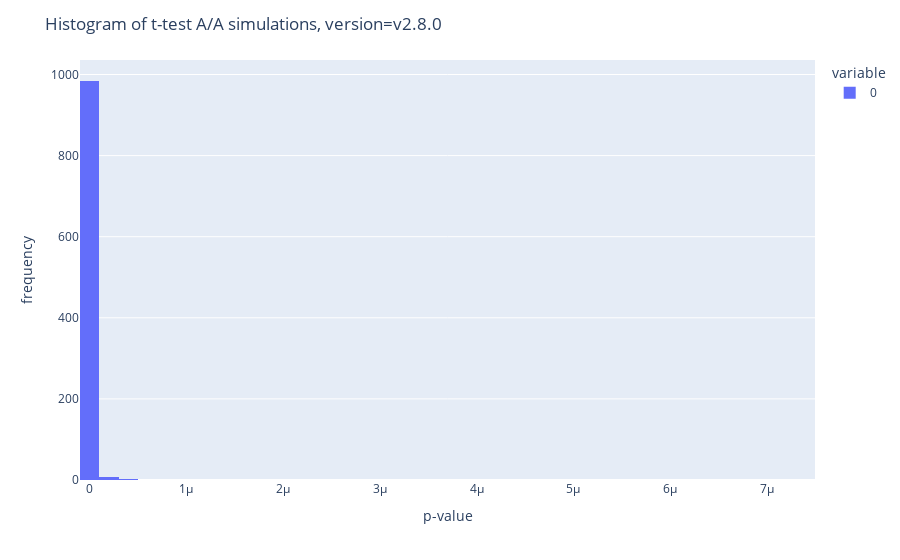

The notebook cell this image was saved under:
### Code cell
ver(data_0, data_1,'v2.8.0')

### Figure 1 — Plotly figure (JSON) as saved in the notebook; plotly's stock layout.template omitted (floating-point values rounded to 4 significant figures; data arrays with more than 128 entries replaced by an {"elided": "..."} marker saying what was removed)
{"data": [{"alignmentgroup": "True", "bingroup": "x", "hovertemplate": "variable=0<br>value=%{x}<br>count=%{y}<extra></extra>", "legendgroup": "0", "marker": {"color": "#636efa", "pattern": {"shape": ""}}, "name": "0", "nbinsx": 50, "offsetgroup": "0", "orientation": "v", "showlegend": true, "type": "histogram", "x": {"elided": "1000 float values"}, "xaxis": "x", "yaxis": "y"}], "layout": {"barmode": "relative", "legend": {"title": {"text": "variable"}, "tracegroupgap": 0}, "margin": {"t": 60}, "title": {"text": "Histogram of t-test A/A simulations, version=v2.8.0"}, "xaxis": {"anchor": "y", "domain": [0, 1], "title": {"text": "p-value"}}, "yaxis": {"anchor": "x", "domain": [0, 1], "title": {"text": "frequency"}}}}
